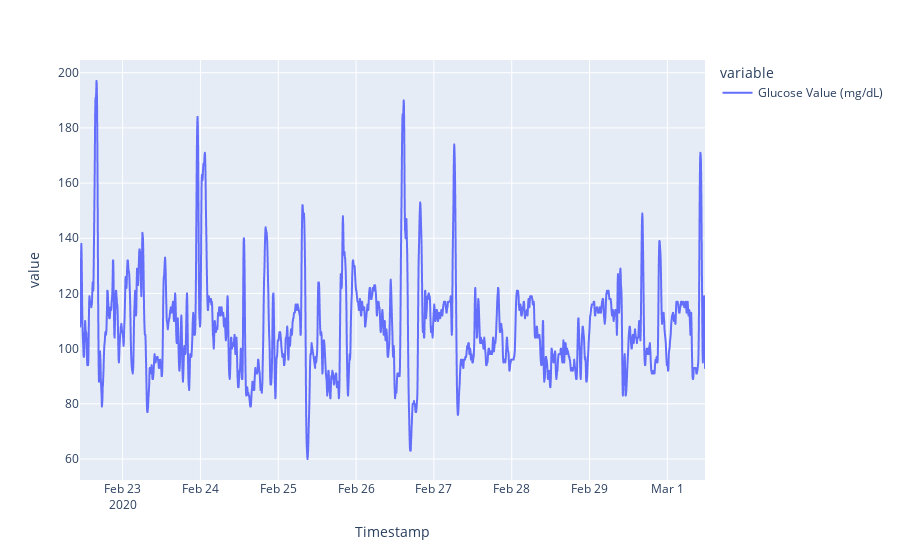

Notebook code for this chart:
### Code cell
px.line(dexcom_3['Glucose Value (mg/dL)'])

### Figure 1 — Plotly figure (JSON) as saved in the notebook; plotly's stock layout.template omitted (floating-point values rounded to 4 significant figures; data arrays with more than 128 entries replaced by an {"elided": "..."} marker saying what was removed)
{"data": [{"hovertemplate": "variable=Glucose Value (mg/dL)<br>Timestamp=%{x}<br>value=%{y}<extra></extra>", "legendgroup": "Glucose Value (mg/dL)", "line": {"color": "#636efa", "dash": "solid"}, "marker": {"symbol": "circle"}, "mode": "lines", "name": "Glucose Value (mg/dL)", "showlegend": true, "type": "scattergl", "x": {"elided": "2302 str values"}, "xaxis": "x", "y": {"elided": "2302 float values"}, "yaxis": "y"}], "layout": {"legend": {"title": {"text": "variable"}, "tracegroupgap": 0}, "margin": {"t": 60}, "xaxis": {"anchor": "y", "domain": [0, 1], "title": {"text": "Timestamp"}}, "yaxis": {"anchor": "x", "domain": [0, 1], "title": {"text": "value"}}}}
